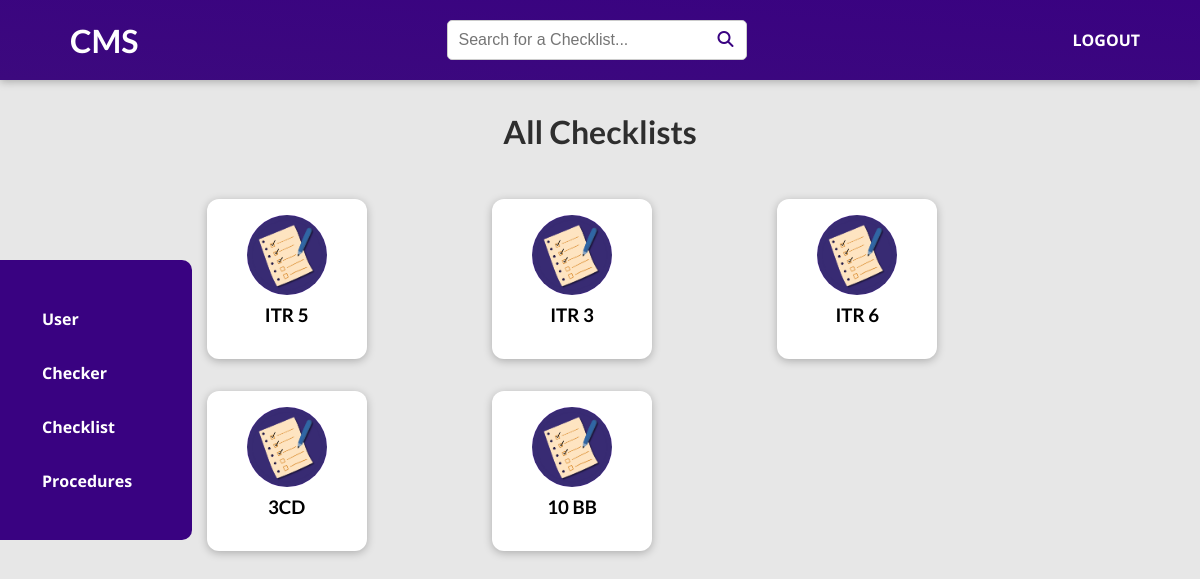
Screenshot of /manager/all_checklist/ (signed in) with the database file from the repository.
### checklist/models.py (models this page shows, shortened)
class Checklist(models.Model):
    name = models.CharField(max_length=100)

### checklist/views.py (the view)
# urls.py: path('all_checklist/', checklist_views.all_checklist, name='all_checklist'),
@login_required
@user_passes_test(employee_group_required)
def all_checklist(request):
    query = request.GET.get('qname')
    delete = request.GET.get('delete')
    try:
        all_checklist = Checklist.objects.all()
        if query:
            all_checklist = all_checklist.filter(name__icontains=query)
        if delete:
            all_checklist = Checklist.objects.all()
            return render(request, 'checklist/all_checklist.html', {'all_checklist': all_checklist, 'query': query, 'delete': True})
    except all_checklist.DoesNotExist:
        all_checklist = []
    return render(request, 'checklist/all_checklist.html', {'all_checklist': all_checklist, 'query': query})

### checklist/views.py (called while the page is built)
def employee_group_required(user):
    return user.groups.filter(name='Admin').exists()

### checklist/templates/checklist/all_checklist.html (shortened to what this page needs)
{% extends 'base.html' %}
{% load static %}
{% block type %}
  <h1><a href="{% url 'manager_index' %}">CMS</a></h1>
{% endblock %}
{% block style_content %}
  <link rel="stylesheet" href="{% static 'checklist/all-users.css' %}" />
  <link rel="stylesheet" href="{% static 'manager/sidebar.css' %}" />
  {% if delete %}
    <link rel="stylesheet" href="{% static 'checklist/user_delete.css' %}" />
  {% else %}
    <link rel="stylesheet" href="{% static 'checklist/user.css' %}" />
  {% endif %}
{% endblock %}
{% block sidebar %}
  {% include 'checklist/includes/sidebar.html' %}
{% endblock %}
{% block navigation2 %}
  <div class="search-container">
    <form action="{% url 'all_checklist' %}" method="get" class="search-form">
      <div class="search-input-container">
        <input type="text" name="qname" placeholder="Search for a Checklist..." class="search-input" />
        <button type="submit" class="search-button"><i class="fas fa-search"></i></button>
      </div>
    </form>
  </div>
{% endblock %}
{% block body_content %}
  {% if query %}
    <section id="all-users">
      <h2>Search Results for "{{ query }}"</h2>
      <ul>
        {% for checklist in all_checklist %}
          {% include 'checklist/includes/checklist.html' %}
        {% endfor %}
      </ul>
    </section>
  {% else %}
    <section id="all-users">
      <h2>All Checklists</h2>
      <ul>
        {% for checklist in all_checklist %}
          {% include 'checklist/includes/checklist.html' %}
        {% endfor %}
      </ul>
    </section>
  {% endif %}
{% endblock %}

### checklist/templates/checklist/includes/checklist.html
{% load static %}
<li>
  <article class="user">
     <a href="{% url 'checklist_detail' %}?checklist_id={{ checklist.id }}">
      <img src="{% static 'images/checklist.png' %}" alt="checklist">
      <div class="post__content">
      <h3>{{checklist.name}}</h3>
      </div>
    </a>
  </article>
</li>

### static/app.css (style rules this page uses)
* { box-sizing: border-box; }
html { font-family: 'Open Sans', 'Lato', sans-serif; }
body { min-width: 465px; margin: 0; }
h1, h2, h3 { font-family: 'Lato', sans-serif; font-weight: bold; }
#main-navigation a { text-decoration: none; color: white; font-weight: bold; padding-left: 10px; }

### checklist/static/checklist/all-users.css (style rules this page uses)
body { background-color: #e7e7e7; }
#all-users { margin: 7rem auto; width: 80%; max-width: 60rem; }
#all-users h2 { text-align: center; font-size: 2rem; color: #2e2e2e; margin: 3rem 0; }
ul { list-style: none; max-width: 1200px; width : 90%; display: grid; grid-template-columns: repeat(auto-fit, minmax(200px, 1fr)); gap: 2rem; }
.user img { width: 7rem; height: 7rem; }
.user a { height: 10rem; width: 10rem; transform-origin: center; box-shadow: 0 2px 8px rgba(0, 0, 0, 0.25); border-radius: 12px; background-color: white; }

### manager/static/manager/sidebar.css (style rules this page uses)
.search-container { text-align: center; }
.search-form { display: inline-block; }
.search-input-container { display: flex; align-items: center; }
.search-input { padding: 10px; border: 1px solid #ccc; border-radius: 5px; font-size: 16px; width: 300px; }
.search-button { padding: 10px 20px; background-color: #ffffff00; color: #390281; border: none; border-radius: 5px; font-size: 16px; cursor: pointer; margin-left: -50px; }

### checklist/static/checklist/user.css (style rules this page uses)
.user { display: flex; flex-direction: column; align-items: center; text-align: center; }
.user a { text-decoration: none; color: black; transition: all 0.2s ease; padding: 1rem; }
.user img { width: 5rem; height: 5rem; object-fit: cover; border-radius: 50%; }
.user h3 { margin: 0.25rem 0; }

### rows the page displays
Checklist: name "ITR 5"
Checklist: name "ITR 3"
Checklist: name "ITR 6"
Checklist: name "3CD"
Checklist: name "10 BB"
